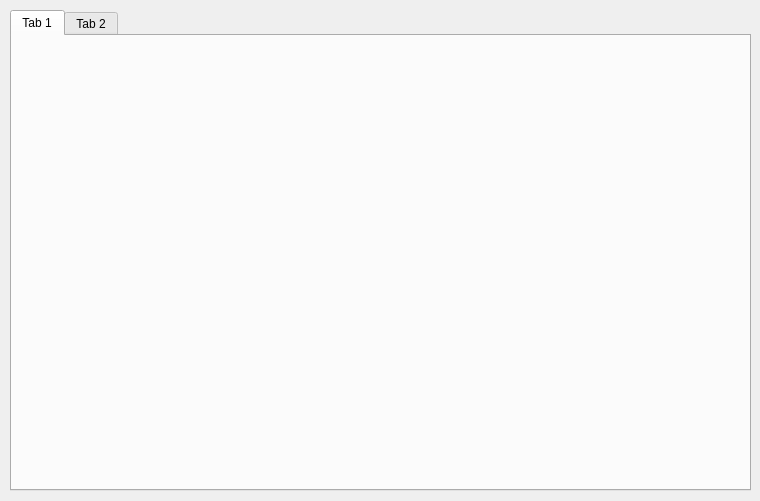
<?xml version="1.0" encoding="UTF-8"?>
<ui version="4.0">
 <class>Dialog</class>
 <widget class="QDialog" name="Dialog">
  <property name="geometry">
   <rect>
    <x>0</x>
    <y>0</y>
    <width>760</width>
    <height>501</height>
   </rect>
  </property>
  <property name="windowTitle">
   <string>Dialog</string>
  </property>
  <property name="styleSheet">
   <string notr="true">QDialog {background-image: url(:/newPrefix/fandv.jpg);}</string>
  </property>
  <widget class="QTabWidget" name="tabWidget">
   <property name="geometry">
    <rect>
     <x>10</x>
     <y>10</y>
     <width>741</width>
     <height>481</height>
    </rect>
   </property>
   <property name="currentIndex">
    <number>0</number>
   </property>
   <widget class="QWidget" name="tab">
    <attribute name="title">
     <string>Tab 1</string>
    </attribute>
   </widget>
   <widget class="QWidget" name="tab_2">
    <attribute name="title">
     <string>Tab 2</string>
    </attribute>
   </widget>
  </widget>
 </widget>
 <resources>
  <include location="sameer.qrc"/>
 </resources>
 <connections/>
</ui>
